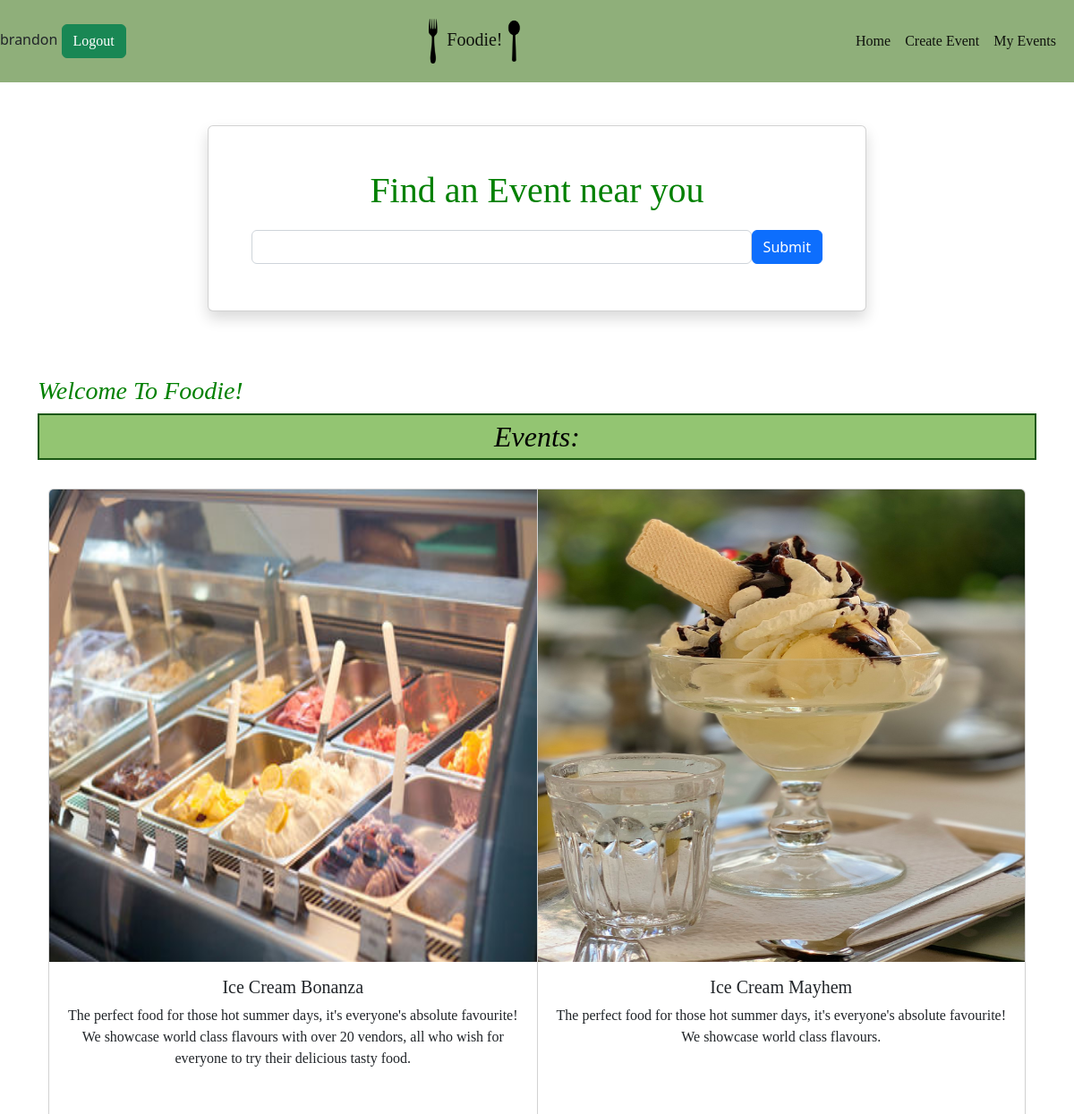
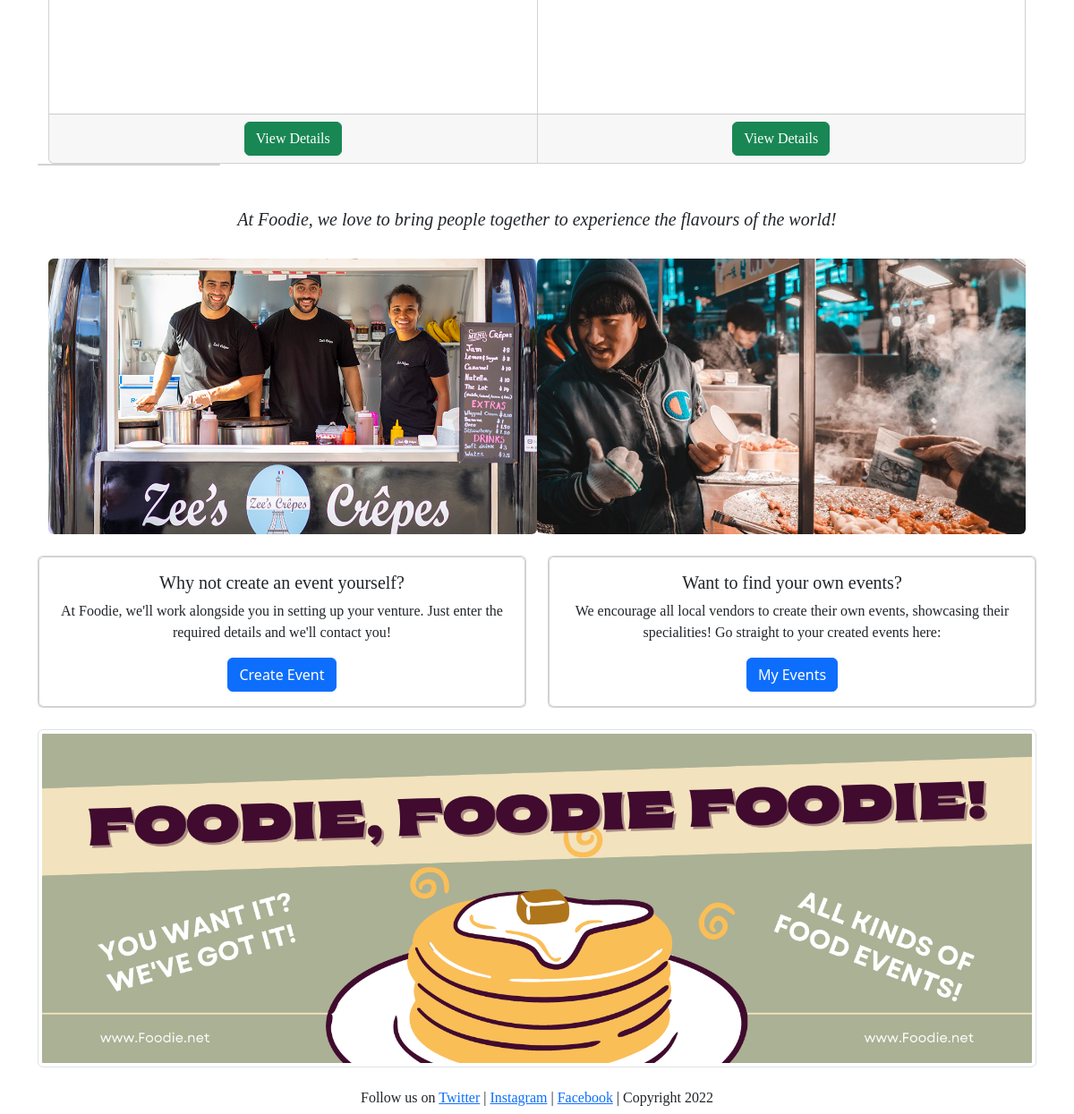
Screenshot of / (signed in) with the database file from the repository (2 pictures, top to bottom).
### files/models.py (models this page shows, shortened)
class User(db.Model, UserMixin):
    __tablename__ = 'users'
    id = db.Column(db.Integer, primary_key=True)
    name = db.Column(db.String(100), index=True, unique=True, nullable=False)
    emailid = db.Column(db.String(100), index=True, nullable=False)
    ph_number = db.Column(db.Integer, nullable=False)
    password_hash = db.Column(db.String(255), nullable=False)

class Event(db.Model):
    __tablename__ = 'events'
    id = db.Column(db.Integer, primary_key=True)
    owner_id = db.Column(db.Integer, db.ForeignKey('users.id'))
    name = db.Column(db.String(100))
    status = db.Column(db.Integer)
    description = db.Column(db.String(1000))
    date_start = db.Column(db.String(20))
    date_end = db.Column(db.String(20))
    image = db.Column(db.String(400))
    time_start = db.Column(db.String(10))
    time_end = db.Column(db.String(10))
    address = db.Column(db.String(100))
    city = db.Column(db.String(50))
    state = db.Column(db.String(50))
    zip = db.Column(db.String(6))
    capacity = db.Column(db.Integer)
    ticket_price = db.Column(db.Integer)
    reviews = db.relationship('Review', backref='event')

### files/views.py (the view)
@mainbp.route('/')
def index():
    events = Event.query.filter_by().all()
    return render_template('index.html', events=events)

### files/__init__.py (called while the page is built)
def create_app():
    app=Flask(__name__)
    app.debug=True
    app.secret_key='thisisasecretkey122'
    app.config['SQLALCHEMY_DATABASE_URI']='sqlite:///storage.db'
    db.init_app(app)
    bootstrap = Bootstrap4(app)
    login_manager = LoginManager()
    login_manager.login_view='auth.login'
    login_manager.init_app(app)
    from .models import User
    @login_manager.user_loader
    def load_user(user_id):
        return User.query.get(int(user_id))
    from .views import mainbp
    app.register_blueprint(mainbp)
    from .auth import bp
    app.register_blueprint(bp)
    from . import events
    app.register_blueprint(events.bp)
    @app.errorhandler(404)
    def not_found(e):
        return render_template('error.html'),404
    @app.errorhandler(500)
    def internal_error(e):
        return render_template('error.html'),500
    return app

### files/templates/index.html (shortened to what this page needs)
{% extends "base.html" %}
{% block header %}
<div class="container">
  <div class="row justify-content-center mt-5 pb-4">
    <div class="col-md-8">
      <div class="card shadow p-5 mb-5">
        <h1 class="text-center mb-3">Find an Event near you</h1>
        <form class="form-inline d-flex flex-nowrap" action="{{url_for('main.search')}}">
          <input type="text" name="search" class="form-control flex-grow-1 my-1 mr-sm-2" id="SearchForm">
          <button type="submit" class="flex-shrink-1 btn btn-primary my-1">Submit</button>
        </form>
      </div>
    </div>
  </div>
</div>
{% endblock %}
{% block content %}
<div class="container">
  <h3><em>Welcome To Foodie!</em></h3>
  <h2><em>Events:</em></h2>
  <br>
  <div class="container-fluid">
  <div class="card-group">
    {% for event in events %}
    <div class="card">
      <img class="card-img-top" src={{event.image}} alt="event picture">
      <div class="card-body">
        <h5 class="card-title">{{event.name}}</h5>
        <p class="card-text">{{event.description}}</p>
      </div>
      <div class="card-footer"><a href="{{url_for('event.show', id=event.id)}}" class="btn btn-success">View Details</a>
      </div>
    </div>
    {% endfor %}
  </div>
</div>
  <div class="row row-cols-1 row-cols-md-5 g-4">
    <div class="col">
      <div class="card h-100">
        </div>
      </div>
    </div>
  </div>
  <br>
  <br>
  <h5><em>At Foodie, we love to bring people together to experience the flavours of the world!</em></h5>
  <br>
<div class="container">
  <div class="container">
    <div class="row">
      <div class="col">
        <img src="..\static\img\zee's.jpg" height="100%" width="50%" class="rounded float-start">
        <img src="..\static\img\vend2.jpg" height="100%" width="50%" class="rounded float-end">
      </div>
    </div>
  </div>
  <br>
  <div class="row">
    <div class="col-sm-6">
      <div class="card text-center">
        <div class="card">
          <div class="card-body">
            <h5 class="card-title">Why not create an event yourself?</h5>
            <p class="card-text">At Foodie, we'll work alongside you in setting up your venture. Just enter the required
              details and we'll contact you!</p>
            <a href="{{url_for('event.create_update')}}" class="btn btn-primary">Create Event</a>
          </div>
        </div>
      </div>
    </div>
    <div class="col-sm-6">
      <div class="card text-center">
        <div class="card">
          <div class="card-body">
            <h5 class="card-title">Want to find your own events?</h5>
            <p class="card-text">We encourage all local vendors to create their own events, showcasing their specialities! Go straight to your created events here:</p>
            <a href="{{url_for('main.my_events')}}" class="btn btn-primary" style="text-align:center">My Events</a>
          </div>
        </div>
      </div>
    </div>
  </div>
  <br>
</div>
{% endblock %}

### files/templates/base.html (shortened to what this page needs)
<!doctype html>
<html lang="en">
    <head>
        <link href="https://cdn.jsdelivr.net/npm/bootstrap@5.2.1/dist/css/bootstrap.min.css" rel="stylesheet"
>
        <link href="CSS\styles.css" rel="stylesheet" type="text/css">
    </head>
    <body>
        <header>
          <nav class="navbar navbar-light" style="background-color:#8faf7a;">
            {% if current_user.is_authenticated %}
              <form class="form-inline">
                {{current_user.name}}
                <a class="btn btn-success" href="{{ url_for('auth.logout') }}"type="button" style="font-family:Cambria, Cochin, Georgia, Times, 'Times New Roman', serif;">Logout</a>
              </form>
            {% endif %}
              <nav class="navbar navbar-light">
                <div class="container-fluid">
                  <a class="navbar-brand" style="font-family:Cambria, Cochin, Georgia, Times, 'Times New Roman', serif;">
                    <img src="\static\img\fork-logo.png" class="fork" width="30" height="80">
                      Foodie!
                    <img src="\static\img\spoon-logo.png" class="spoon" width="30" height="80">
                  </a>
                </div>
              </nav>
              <nav class="navbar navbar-expand-lg" style="background-color:#8faf7a">
                <div class="container-fluid">
                  <div class="collapse navbar-collapse" style="font-family:Cambria, Cochin, Georgia, Times, 'Times New Roman', serif;" id="navbarNav">
                    <ul class="navbar-nav">
                      <li class="nav-item">
                        <a class="nav-link active" href="{{url_for('main.index')}}">Home</a>
                      </li>
                      <li class="nav-item">
                        <a class="nav-link active" href="{{url_for('event.create_update')}}">Create Event</a>
                      </li>
                      <li class="nav-item">
                        <a class="nav-link active" a href="{{url_for('main.my_events')}}">My Events</a>
                      </li>
                    </ul>
                  </div>
                </div>
              </nav>
          </nav>
          {% block header %}
          {% endblock %}
        </header>
        {% block content %}
        {% endblock %}
<div class="container">
<img src="\static\img\foodie.png" class="img-thumbnail">
</div>
<footer>
<br>
<h6>Follow us on <a href="#">Twitter</a> | <a href="#">Instagram</a> | <a href="#">Facebook</a> | Copyright 2022</h6>
</footer>
</body>
</html>

### files/static/css/styles.css (style rules this page uses)
h3 { color: green;font-family:Cambria, Cochin, Georgia, Times, 'Times New Roman', serif; }
h1 { color: green; text-align: center;font-family:Cambria, Cochin, Georgia, Times, 'Times New Roman', serif; }
h2 { text-align: center;font-family:Cambria, Cochin, Georgia, Times, 'Times New Roman', serif; }
h5 { text-align: center;font-family:Cambria, Cochin, Georgia, Times, 'Times New Roman', serif; }
.card-text { text-align: center;font-family:Cambria, Cochin, Georgia, Times, 'Times New Roman', serif; }
.card-img-top { height: 60%; width: 100%; }
.card-group { text-align: center;font-family:Cambria, Cochin, Georgia, Times, 'Times New Roman', serif; }
.fork { height: 50px; width: 15px }
.spoon { height: 50px; width: 15px; }
h6 { text-align: center;font-family:Cambria, Cochin, Georgia, Times, 'Times New Roman', serif; }

### files/templates/base.html (style rules this page uses)
h1 { color: green; text-align: center; font-family:Cambria, Cochin, Georgia, Times, 'Times New Roman', serif; }
h3 { color: green;font-family:Cambria, Cochin, Georgia, Times, 'Times New Roman', serif; }
h2 { text-align: center; border-width:2px; border-style:solid; border-color:rgb(26, 87, 18); padding:5px; background: #93C572; color: black; font-family:Cambria, Cochin, Georgia, Times, 'Times New Roman', serif; }
h5 { text-align: center;font-family:Cambria, Cochin, Georgia, Times, 'Times New Roman', serif; }
.card-text { text-align: center;font-family:Cambria, Cochin, Georgia, Times, 'Times New Roman', serif; }
.card-img-top { height: 60%; width: 100%; }
.card-group { text-align: center;font-family:Cambria, Cochin, Georgia, Times, 'Times New Roman', serif; }
.fork { height: 50px; width: 15px }
.spoon { height: 50px; width: 15px; }
h6 { text-align: center;font-family:Cambria, Cochin, Georgia, Times, 'Times New Roman', serif; }
p { font-family:Cambria, Cochin, Georgia, Times, 'Times New Roman', serif; }
.col { font-family: Cambria, Cochin, Georgia, Times, 'Times New Roman', serif; }

### rows the page displays
User: name "brandon"
Event: image (picture), name "Ice Cream Bonanza", description "The perfect food for those hot summer days, it's everyone's absolute favourite! We showcase world class flavours with over 20 vendors, all who wish for everyone to try their delicious tasty food."
Event: image (picture), name "Ice Cream Mayhem", description "The perfect food for those hot summer days, it's everyone's absolute favourite! We showcase world class flavours."
